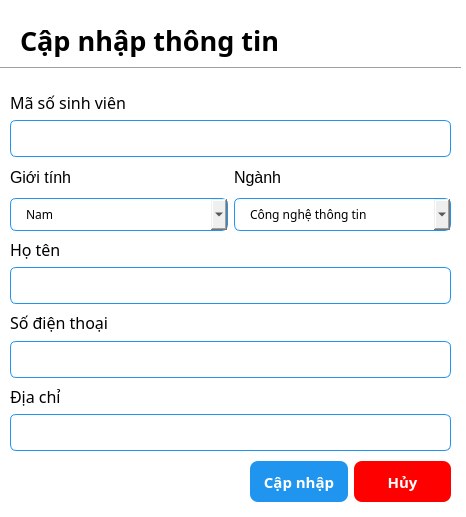
<?xml version="1.0" encoding="UTF-8"?>
<ui version="4.0">
 <class>update_student_dialog</class>
 <widget class="QDialog" name="update_student_dialog">
  <property name="geometry">
   <rect>
    <x>0</x>
    <y>0</y>
    <width>466</width>
    <height>517</height>
   </rect>
  </property>
  <property name="font">
   <font>
    <family>Poppins</family>
   </font>
  </property>
  <property name="windowTitle">
   <string>Dialog</string>
  </property>
  <property name="styleSheet">
   <string notr="true">QDialog {
	background-color: white;
}

QLineEdit {
	border: 1px solid rgb(31, 149, 239);
	border-radius: 6px;
	padding-left: 15px;
	height: 35px;
}

QDateEdit {
	border: 1px solid rgb(31, 149, 239);
	border-radius: 6px;
	padding-left: 15px;
	height: 31px;
}

QComboBox {
	border: 1px solid rgb(31, 149, 239);
	border-radius: 6px;
	padding-left: 15px;
	height: 31px;
}</string>
  </property>
  <widget class="QLabel" name="label">
   <property name="geometry">
    <rect>
     <x>20</x>
     <y>20</y>
     <width>301</width>
     <height>41</height>
    </rect>
   </property>
   <property name="font">
    <font>
     <family>Poppins</family>
     <pointsize>20</pointsize>
     <weight>75</weight>
     <bold>true</bold>
    </font>
   </property>
   <property name="text">
    <string>Cập nhập thông tin</string>
   </property>
  </widget>
  <widget class="Line" name="line">
   <property name="geometry">
    <rect>
     <x>0</x>
     <y>60</y>
     <width>461</width>
     <height>16</height>
    </rect>
   </property>
   <property name="orientation">
    <enum>Qt::Horizontal</enum>
   </property>
  </widget>
  <widget class="QWidget" name="layoutWidget">
   <property name="geometry">
    <rect>
     <x>10</x>
     <y>90</y>
     <width>441</width>
     <height>361</height>
    </rect>
   </property>
   <layout class="QVBoxLayout" name="verticalLayout_8">
    <item>
     <layout class="QVBoxLayout" name="verticalLayout">
      <item>
       <widget class="QLabel" name="label_2">
        <property name="font">
         <font>
          <family>Poppins</family>
          <pointsize>12</pointsize>
         </font>
        </property>
        <property name="text">
         <string>Mã số sinh viên</string>
        </property>
       </widget>
      </item>
      <item>
       <widget class="QLineEdit" name="update_studentIDEdit">
        <property name="minimumSize">
         <size>
          <width>0</width>
          <height>20</height>
         </size>
        </property>
       </widget>
      </item>
     </layout>
    </item>
    <item>
     <layout class="QHBoxLayout" name="horizontalLayout">
      <item>
       <layout class="QVBoxLayout" name="verticalLayout_2">
        <item>
         <widget class="QLabel" name="label_5">
          <property name="font">
           <font>
            <pointsize>12</pointsize>
           </font>
          </property>
          <property name="text">
           <string>Giới tính</string>
          </property>
         </widget>
        </item>
        <item>
         <widget class="QComboBox" name="update_gender_comboBox">
          <item>
           <property name="text">
            <string>Nam</string>
           </property>
          </item>
          <item>
           <property name="text">
            <string>Nữ</string>
           </property>
          </item>
         </widget>
        </item>
       </layout>
      </item>
      <item>
       <layout class="QVBoxLayout" name="verticalLayout_3">
        <item>
         <widget class="QLabel" name="label_6">
          <property name="font">
           <font>
            <pointsize>12</pointsize>
           </font>
          </property>
          <property name="text">
           <string>Ngành</string>
          </property>
         </widget>
        </item>
        <item>
         <widget class="QComboBox" name="update_major_comboBox">
          <item>
           <property name="text">
            <string>Công nghệ thông tin</string>
           </property>
          </item>
          <item>
           <property name="text">
            <string>Hệ thống thông tin</string>
           </property>
          </item>
          <item>
           <property name="text">
            <string>Khoa học máy tính</string>
           </property>
          </item>
         </widget>
        </item>
       </layout>
      </item>
     </layout>
    </item>
    <item>
     <layout class="QVBoxLayout" name="verticalLayout_5">
      <item>
       <widget class="QLabel" name="label_3">
        <property name="font">
         <font>
          <family>Poppins</family>
          <pointsize>12</pointsize>
         </font>
        </property>
        <property name="text">
         <string>Họ tên</string>
        </property>
       </widget>
      </item>
      <item>
       <widget class="QLineEdit" name="update_studentNameEdit">
        <property name="minimumSize">
         <size>
          <width>0</width>
          <height>20</height>
         </size>
        </property>
       </widget>
      </item>
     </layout>
    </item>
    <item>
     <layout class="QVBoxLayout" name="verticalLayout_6">
      <item>
       <widget class="QLabel" name="label_4">
        <property name="font">
         <font>
          <family>Poppins</family>
          <pointsize>12</pointsize>
         </font>
        </property>
        <property name="text">
         <string>Số điện thoại</string>
        </property>
       </widget>
      </item>
      <item>
       <widget class="QLineEdit" name="update_studentPhoneEdit">
        <property name="minimumSize">
         <size>
          <width>0</width>
          <height>20</height>
         </size>
        </property>
       </widget>
      </item>
     </layout>
    </item>
    <item>
     <layout class="QVBoxLayout" name="verticalLayout_7">
      <item>
       <widget class="QLabel" name="label_8">
        <property name="font">
         <font>
          <family>Poppins</family>
          <pointsize>12</pointsize>
         </font>
        </property>
        <property name="text">
         <string>Địa chỉ</string>
        </property>
       </widget>
      </item>
      <item>
       <widget class="QLineEdit" name="updatE_studentAddressEdit">
        <property name="minimumSize">
         <size>
          <width>0</width>
          <height>20</height>
         </size>
        </property>
       </widget>
      </item>
     </layout>
    </item>
   </layout>
  </widget>
  <widget class="QWidget" name="layoutWidget">
   <property name="geometry">
    <rect>
     <x>250</x>
     <y>460</y>
     <width>201</width>
     <height>43</height>
    </rect>
   </property>
   <layout class="QHBoxLayout" name="horizontalLayout_2">
    <item>
     <widget class="QPushButton" name="update_Btn">
      <property name="minimumSize">
       <size>
        <width>0</width>
        <height>41</height>
       </size>
      </property>
      <property name="styleSheet">
       <string notr="true">QPushButton {
	background-color: rgb(31, 149, 239);
	color: white;
	border: none;
	border-radius: 8px;
	font-weight: bold;
	font-size: 15px;
}</string>
      </property>
      <property name="text">
       <string>Cập nhập</string>
      </property>
     </widget>
    </item>
    <item>
     <widget class="QPushButton" name="update_cancel_Btn">
      <property name="minimumSize">
       <size>
        <width>0</width>
        <height>41</height>
       </size>
      </property>
      <property name="styleSheet">
       <string notr="true">QPushButton {
	background-color: red;
	color: white;
	border: none;
	border-radius: 8px;
	font-weight: bold;
	font-size: 15px;
}</string>
      </property>
      <property name="text">
       <string>Hủy</string>
      </property>
     </widget>
    </item>
   </layout>
  </widget>
 </widget>
 <resources/>
 <connections/>
</ui>
